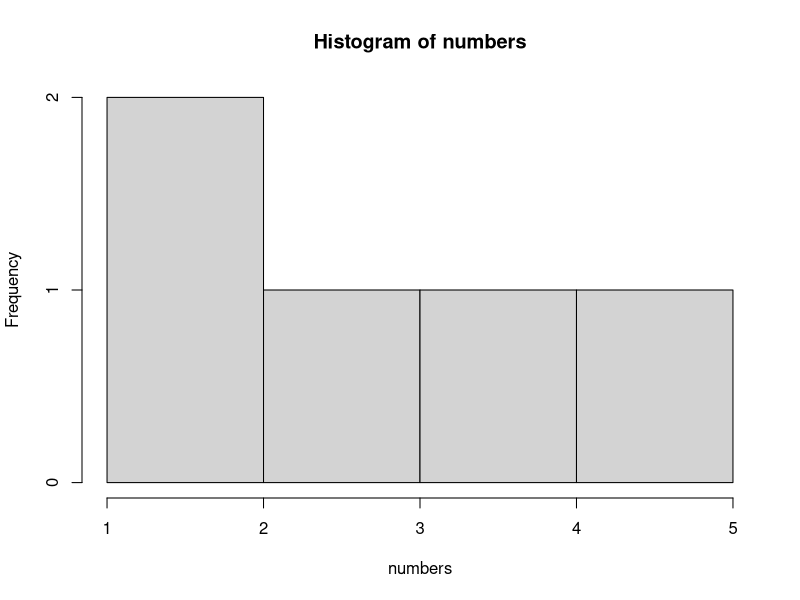
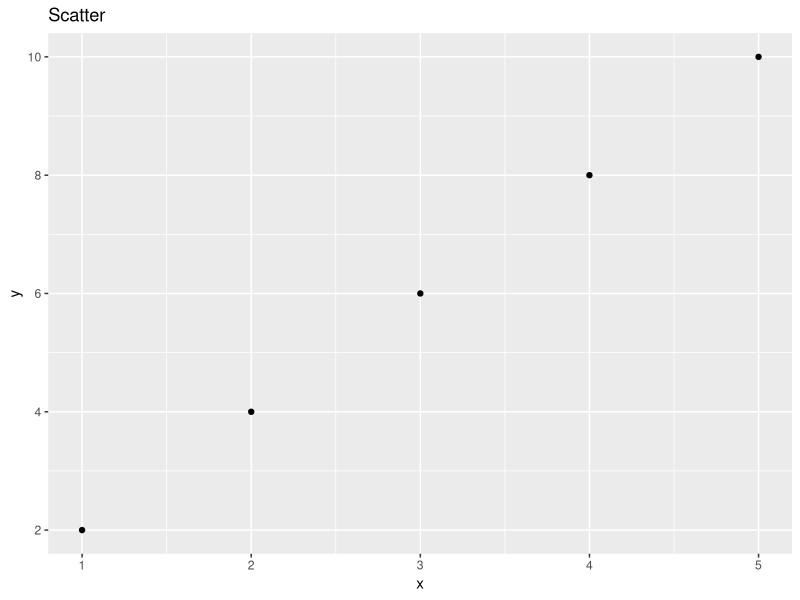
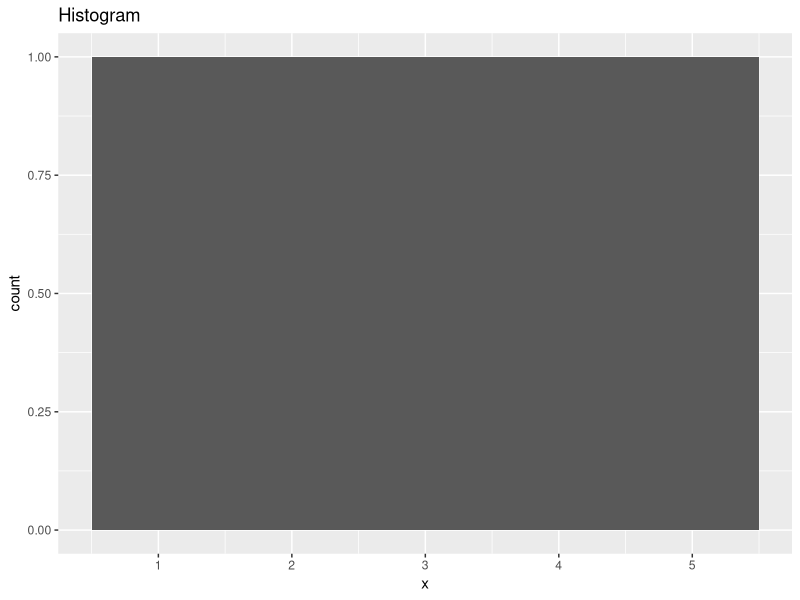
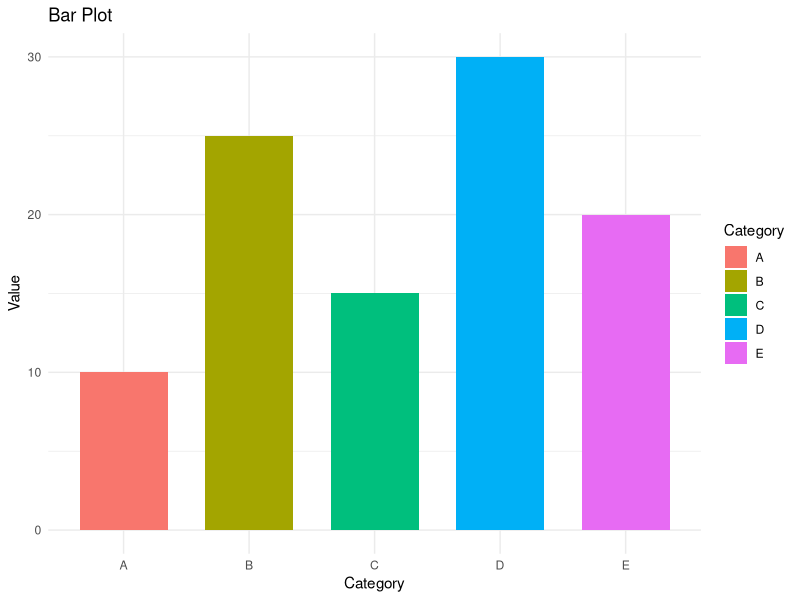

Source code (R) for these figures, in order:
# ===========================
# 1. Basic Calculations
# ===========================
2 + 3
total <- 4 * 5
timur <- 10
numbers <- c(1, 2, 3, 4, 5)
object <- c("timur", TRUE, 4)
standard_deviation <- sd(numbers)
sigma_sq <- var
quantile(numbers)
hist(numbers)

cat("Total: ", total, "\n")
#cat("Difference: ", diff, "\n")
#cat("Product: ", product, "\n")
#cat("Quotient: ", quot, "\n")

# ===========================
# 2. Basic Data Types
# ===========================
x           <- 10               # numeric
x_num       <- 10L               # integer literal
x_chr       <- "Gandalf"           # character
x_logical   <- TRUE              # logical
print(x_num);    print(class(x_num))
print(x_chr);    print(class(x_chr))
print(x_logical);print(class(x_logical))

# ===========================
# 3. Data Structures
# ===========================
vec    <- c(1, 2, 3, 4, 5)                   # atomic vector
lst    <- list("apple", 10, TRUE)             # heterogeneous list
mat    <- matrix(1:9, nrow = 3)                 # 3×3 matrix
arr    <- array(1:24, dim = c(2, 3, 4))           # 3D array
fctr   <- factor(c("yes", "no", "yes", "yes"))   # categorical
df     <- data.frame(Name = c("Frodo", "Sam", "Merry"),
                      Age = c(51, 39, 36),
                      City = c("Shire", "Shire", "Shire"))


# ===========================
# 4. Control Flow
# ===========================
a <- 5

if (a > 10) {
  message("a is greater than 10")
} else {
  message("a is not greater than 10")
}

for (i in 1:5) message(i)
i <- 1
while (i <= 5) {
  message(i)
  i <- i + 1
}

# ===========================
# 5. Functions
# ===========================
my_mean <- function(x) sum(x) / length(x)      # custom mean
v       <- c(1, 2, 3, 4, 5)
msg     <- paste("Mean is", my_mean(v))
message(msg)

add_xy <- function(x, y) x + y                  # adder
message("3+4 =", add_xy(3, 4))

# ===========================
# 6. Data Manipulation (dplyr)
# ===========================
library(dplyr)
data <- data.frame(
  ID   = 1:5,
  Name = c("Aragorn", "Frodo", "Sam", "Legolas", "Gimli"),
  Age  = c(88, 51, 39, 2931, 140)
)

filtered_data <- data %>%
  mutate(Group = if_else(Age < 40, "Young", "Old")) %>%
  filter(Group == "Young")
print(filtered_data)

# ===========================
# 7. Visualization (ggplot2)
# ===========================
library(ggplot2)
plot_df <- data.frame(x = 1:5, y = 2 * (1:5))

# static scatter + histogram
ggplot(plot_df, aes(x, y)) + geom_point() + labs(title="Scatter")
ggplot(plot_df, aes(x))   + geom_histogram(bins = 5) + labs(title = "Histogram")

# bar chart example
bar_df <- data.frame(Category = LETTERS[1:5], Value=c(10, 25, 15, 30, 20))
ggplot(bar_df, aes(Category, Value, fill = Category)) +
  geom_col(width = 0.7) + theme_minimal() + labs(title = "Bar Plot")